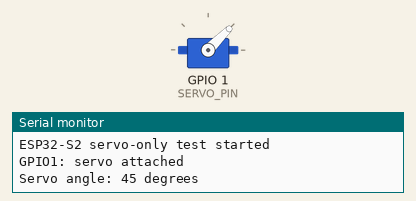
A program run on a simulated ESP32-S2. Parts: servo, the last lines printed to the serial monitor.

Above: at 2.05 s.
At 4.05 s:
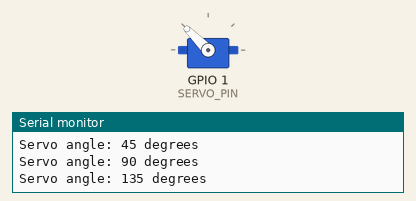
At 6.0 s:
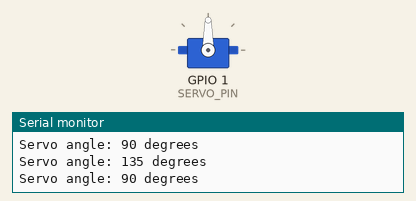
Timing chart, 0 to 7.2 s (numbered marks = the images above):
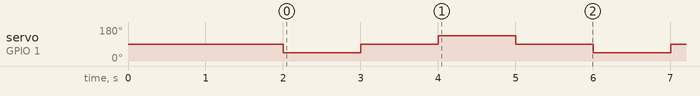

Measured:
- by itself, servo on GPIO 1 (SERVO_PIN): repeats every 4.0 s: 90° 1.0 s, 135° 1.0 s, 90° 1.0 s, 45° 1.0 s

The program:

main.cpp
```cpp
#include <Arduino.h>
#include <ESP32Servo.h>

constexpr int SERVO_PIN = 1;
Servo servo;

void setup() {
  Serial.begin(115200);
  delay(2000);
  Serial.println("ESP32-S2 servo-only test started");

  servo.setPeriodHertz(50);
  servo.attach(SERVO_PIN);
  Serial.printf("GPIO%d: %s\n", SERVO_PIN,
                servo.attached() ? "servo attached" : "attach failed");
}

void loop() {
  for (int angle : {45, 90, 135, 90}) {
    servo.write(angle);
    Serial.printf("Servo angle: %d degrees\n", angle);
    delay(1000);
  }
}
```
